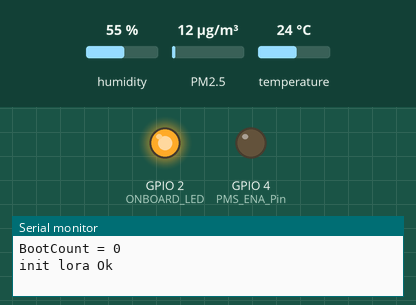
The program below on a simulated ESP32. On the bench: output pins drawn as LEDs (lit = HIGH), the last lines printed to the serial monitor. The test bench sets the inputs (shaded band); at power-on: humidity 55 %, PM2.5 12 µg/m³, temperature 24 °C. No radio packets arrive unless stated. At 71.3 s the program puts the board to deep sleep or switches it off; the recording ends there.

Above: at 0.1 s.
At 10.1 s:
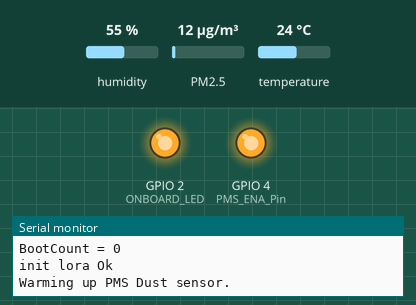
Timing chart, 0 to 71.3 s (numbered marks = the images above):
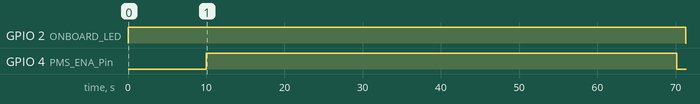

Measured:
- by itself, GPIO 2 (ONBOARD_LED): LOW → HIGH at 0.00 s, → LOW 71.3 s later
- by itself, GPIO 4 (PMS_ENA_Pin): LOW → HIGH at 10.0 s, → LOW 60.1 s later

The program:

main.cpp
```cpp
#include <Arduino.h>
#include <LoRa.h>
#include "LapssNode.h"
#include "DHT.h"
#include "PMS.h"
#include "WiFiManager.h"
#include "ArduinoJson.h"
#include "HTTPClient.h"

//Define variable
#define SCK 5   // GPIO5 - SX1278's SCK
#define MISO 19 // GPIO19 - SX1278's MISO
#define MOSI 27 // GPIO27 - SX1278's MOSI
#define SS 18   // GPIO18 - SX1278's CS
#define RST 14  // GPIO14 - SX1278's RESET
#define DI0 26  // GPIO26 - SX1278's IRQ (interrupt request)
#define BAND 915E6
#define uS_TO_S_FACTOR 1000000 /* Conversion factor for micro seconds to seconds */
#define TIME_TO_SLEEP 300      /* Time ESP32 will go to sleep (in seconds) */
#define PMS_UPDATE_INTERVAL 3  /* Fetch dust sensors every TIME_TO_SLEEP * PMS_UPDATE_INTERVAL seconds */
#define PMS_ENA_Pin 4
#define ONBOARD_LED 2
#define DHT_Pin 15
#define NODE_ID 2
#define STANALONE_MODE false

//Init Object
PMS pms(Serial2);
PMS::DATA data;
LapssNode node;
DHT dht;

RTC_DATA_ATTR uint16_t PM25 = 0;
RTC_DATA_ATTR uint32_t bootCount = 0;
RTC_DATA_ATTR uint16_t PM1 = 0;
RTC_DATA_ATTR uint16_t PM10 = 0;

//For standalone mode
WiFiManager wifiManager;
const String lapssEndpoint = "https://lapsscentral.azurewebsites.net/api/sensors";


void sendDataWiFi(){
  const int JSONSIZE = JSON_OBJECT_SIZE(7);
  StaticJsonDocument<JSONSIZE> jsonDoc;
  jsonDoc["name"] =  "Node "+ String(NODE_ID,DEC);
  jsonDoc["pm25Level"] = node.data.PM25;
  jsonDoc["pm10Level"] = node.data.PM10;
  jsonDoc["pm1Level"] = node.data.PM1;
  jsonDoc["humidity"] = node.data.HUMIDITY;
  jsonDoc["temp"] = node.data.TEMP;
  serializeJsonPretty(jsonDoc, Serial);

  HTTPClient http; //Declare object of class HTTPClient
  String postData;
  http.begin(lapssEndpoint); //Specify request destination
  // http.setTimeout(5);
  serializeJson(jsonDoc,postData);
  http.addHeader("Content-Type", "application/json");
  Serial.println(postData);

  int httpCode =   http.POST(postData);


  if (httpCode == 200)
  {
    Serial.println("Send OK");
    delay(500);
  }
  else
  {
    Serial.println("Error "+ httpCode);

  }

  http.end(); //Close connection
}

void sendData()
{
  Serial.printf("Sensors Data:\n");
  Serial.printf("\tTemperature: %.2f\n", node.data.TEMP);
  Serial.printf("\tHumidity: %.2f\n", node.data.HUMIDITY);
  Serial.printf("\tPM 2.5 (ug/m3): %d\n", node.data.PM25);
  Serial.printf("\tPM 1 (ug/m3): %d\n", node.data.PM1);
  Serial.printf("\tPM 10 (ug/m3): %d\n", node.data.PM10);

  if(STANALONE_MODE){
      sendDataWiFi();
  }
  else{

  //Print the data as Hex
  Serial.printf("Data bytes: ");
  uint8_t *addr = &(node.data).ID;
  uint8_t len = sizeof(node.data);
  while (len--)
  {
    uint8_t inbyte = *addr++;
    Serial.printf("%02X ", inbyte);
  }
  Serial.println("");
  node.sendPacket();
  }
  delay(1000);
}

//Fetch data from sensors and send to gateway.
void fetchDHT()
{
  //Setup DHT
  dht.setup(DHT_Pin);
  dht.getMinimumSamplingPeriod();
  delay(10000);
  float temperature = dht.getTemperature();
  float humidity = dht.getHumidity();

  node.setTemp(temperature);
  node.setHumidity(humidity);
}

void fetchPMS()
{
  //Setup PMS Sensor
  pinMode(PMS_ENA_Pin, OUTPUT);
  digitalWrite(PMS_ENA_Pin, 1);

  pms.passiveMode(); // Switch to passive mode
  pms.wakeUp();
  Serial.print("Warming up PMS Dust sensor");
  for (int i = 0; i < 60; i++)
  {
    Serial.printf(". ");
    delay(1000);
  }
  Serial.println();
  Serial.println("Sensors read request..");
  pms.requestRead();
  if (!pms.readUntil(data))
  {
    Serial.println("Can't get dust sensor data");
    return;
  }
  PM25 = data.PM_AE_UG_2_5;
  PM1 = data.PM_AE_UG_1_0;
  PM10 = data.PM_AE_UG_10_0;

  node.setPM25(PM25);
  node.setPM1(PM1);
  node.setPM10(PM10);

  //Sleep the sensors
  pms.sleep();
  digitalWrite(PMS_ENA_Pin, LOW);
  Serial.println("Sleep the PMS sensor");
}

void setup()
{
  Serial.begin(9600);  // Serial to PC
  Serial2.begin(9600); // Serial for PMS Dust sensor

  Serial.println("\n\nBootCount = " + String(bootCount,DEC));

  //Turn on onboard LED to indicate that it's working
  pinMode(ONBOARD_LED,OUTPUT);
  digitalWrite(ONBOARD_LED,HIGH);

  if(STANALONE_MODE){
    wifiManager.autoConnect("KLASS Standalone");
  }
  else{

  //Init LoRa Chip
  SPI.begin(SCK, MISO, MOSI, SS);
  LoRa.setPins(SS, RST, DI0);
  if (!LoRa.begin(BAND))
  {
    Serial.println("Starting LoRa failed!");
    while (1)
      ;
  }
    Serial.println("init lora Ok");

  }

  node.setup(LoRa, NODE_ID);

  fetchDHT();
  if (bootCount % PMS_UPDATE_INTERVAL == 0){
    fetchPMS();
  }else{
    //if isn't the time for fetching new dust senser value, return last value instead.
    node.setPM25(PM25);
    node.setPM1(PM1);
    node.setPM10(PM10);
  }

  bootCount++;
  sendData();
  //Sleep ESP32
  esp_sleep_enable_timer_wakeup(TIME_TO_SLEEP * uS_TO_S_FACTOR);
  Serial.println("Sleep the MCU");
    digitalWrite(ONBOARD_LED,LOW);

  esp_deep_sleep_start();
}

void loop()
{
}
```

LapssNode.cpp
```cpp
#include <LapssNode.h>

void LapssNode::setup(LoRaClass &lora, uint8_t id)
{
    this->_LoRa = &lora;
    data.ID = id;
}

void LapssNode::setTemp(float temp)
{
    data.TEMP = temp;
    updateCRC8();
}

void LapssNode::setHumidity(float humidity)
{
    data.HUMIDITY = humidity;
    updateCRC8();
}

void LapssNode::setPM25(uint16_t pm25)
{
    data.PM25 = pm25;
    updateCRC8();
}

void LapssNode::setPM1(uint16_t pm1)
{
    data.PM1 = pm1;
    updateCRC8();
}

void LapssNode::setPM10(uint16_t pm10)
{
    data.PM10 = pm10;
    updateCRC8();
}

uint8_t LapssNode::getDataCRC8() { return genCRC8(); }

uint8_t LapssNode::genCRC8()
{
    uint8_t *addr = &data.ID;
    uint8_t len = sizeof(data) - sizeof(data.CRC8); //Exclude CRC8 from data
    uint8_t crc = 0;
    while (len--)
    {
        uint8_t inbyte = *addr++;
        for (uint8_t i = 8; i; i--)
        {
            uint8_t mix = (crc ^ inbyte) & 0x01;
            crc >>= 1;
            if (mix)
                crc ^= 0x8C;
            inbyte >>= 1;
        }
    }
    data.CRC8 = crc;

    return crc;
}

void LapssNode::updateCRC8()
{
    data.CRC8 = genCRC8();
}

void LapssNode::sendPacket()
{
    LoRa.beginPacket(); // start packet

    uint8_t *addr = &data.ID;
    uint8_t len = sizeof(data);
    while (len--)
    {
        uint8_t dataByte = *addr++;
        LoRa.write(dataByte); // Send each byte from data
    }
    LoRa.endPacket(); // finish packet and send it
}
```

LapssNode.h
```cpp
#ifndef LapssNode_h
#define LapssNode_h

#include <LoRa.h>
#include <Arduino.h>

/**
 * LAPSS - Large Area Particle Sensing System Project
 * This class is for LoRa Node
 *
 *
 **/


class LapssNode{

    public:

        struct DATA
        {
        uint8_t ID;
        float TEMP;
        float HUMIDITY;
        uint16_t PM25;
        uint16_t PM1;
        uint16_t PM10;
        uint8_t CRC8;
        }__attribute__((packed));   //Disable memory 4-byte alignment

        DATA data;

        void setup(LoRaClass& lora, uint8_t id);
        void setTemp(float);
        void setHumidity(float);
        void setPM25(uint16_t);
        void setPM1(uint16_t);
        void setPM10(uint16_t);
        uint8_t getDataCRC8();
        void sendPacket();


    private:
        LoRaClass* _LoRa;
        uint8_t genCRC8();
        void updateCRC8();
};


#endif
```
